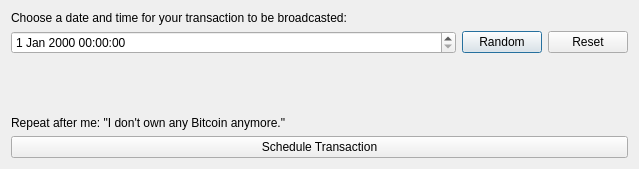
<?xml version="1.0" encoding="UTF-8"?>
<ui version="4.0">
 <class>DenialScheduleDialog</class>
 <widget class="QDialog" name="DenialScheduleDialog">
  <property name="geometry">
   <rect>
    <x>0</x>
    <y>0</y>
    <width>639</width>
    <height>169</height>
   </rect>
  </property>
  <property name="windowTitle">
   <string>Schedule Denial</string>
  </property>
  <layout class="QVBoxLayout" name="verticalLayout">
   <item>
    <widget class="QLabel" name="label">
     <property name="text">
      <string>Choose a date and time for your transaction to be broadcasted:</string>
     </property>
    </widget>
   </item>
   <item>
    <layout class="QHBoxLayout" name="horizontalLayout">
     <item>
      <widget class="QDateTimeEdit" name="dateTimeEdit">
       <property name="sizePolicy">
        <sizepolicy hsizetype="MinimumExpanding" vsizetype="Fixed">
         <horstretch>0</horstretch>
         <verstretch>0</verstretch>
        </sizepolicy>
       </property>
      </widget>
     </item>
     <item>
      <widget class="QPushButton" name="pushButtonRandom">
       <property name="text">
        <string>Random</string>
       </property>
      </widget>
     </item>
     <item>
      <widget class="QPushButton" name="pushButtonReset">
       <property name="text">
        <string>Reset</string>
       </property>
      </widget>
     </item>
    </layout>
   </item>
   <item>
    <spacer name="verticalSpacer">
     <property name="orientation">
      <enum>Qt::Vertical</enum>
     </property>
     <property name="sizeHint" stdset="0">
      <size>
       <width>20</width>
       <height>40</height>
      </size>
     </property>
    </spacer>
   </item>
   <item>
    <widget class="QLabel" name="label_2">
     <property name="text">
      <string>Repeat after me: &quot;I don't own any Bitcoin anymore.&quot;</string>
     </property>
    </widget>
   </item>
   <item>
    <widget class="QPushButton" name="pushButtonSchedule">
     <property name="text">
      <string>Schedule Transaction</string>
     </property>
    </widget>
   </item>
  </layout>
 </widget>
 <resources/>
 <connections/>
</ui>
